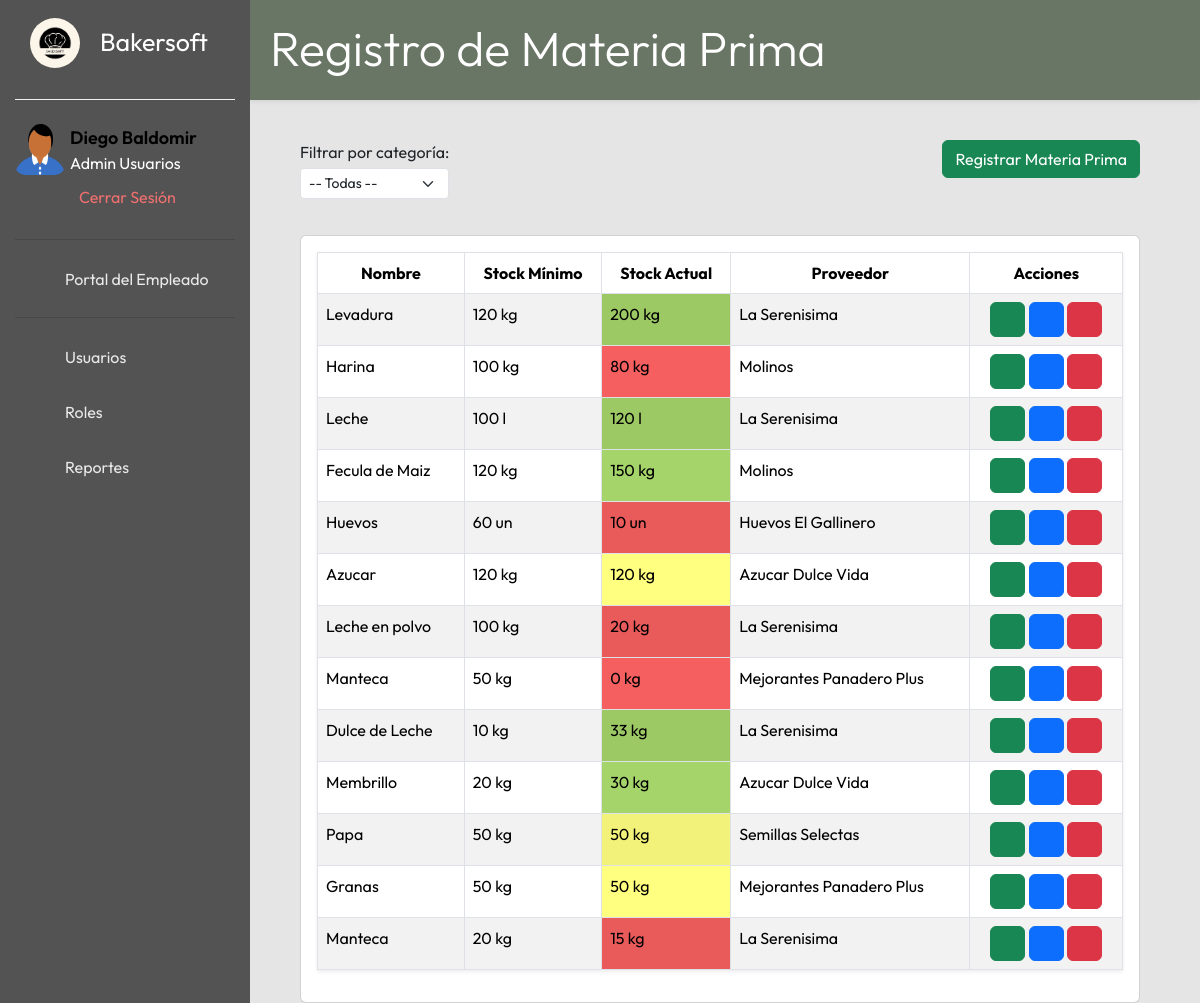
Before: /materiaprima/vista/index.php (signed in) with the older database file.
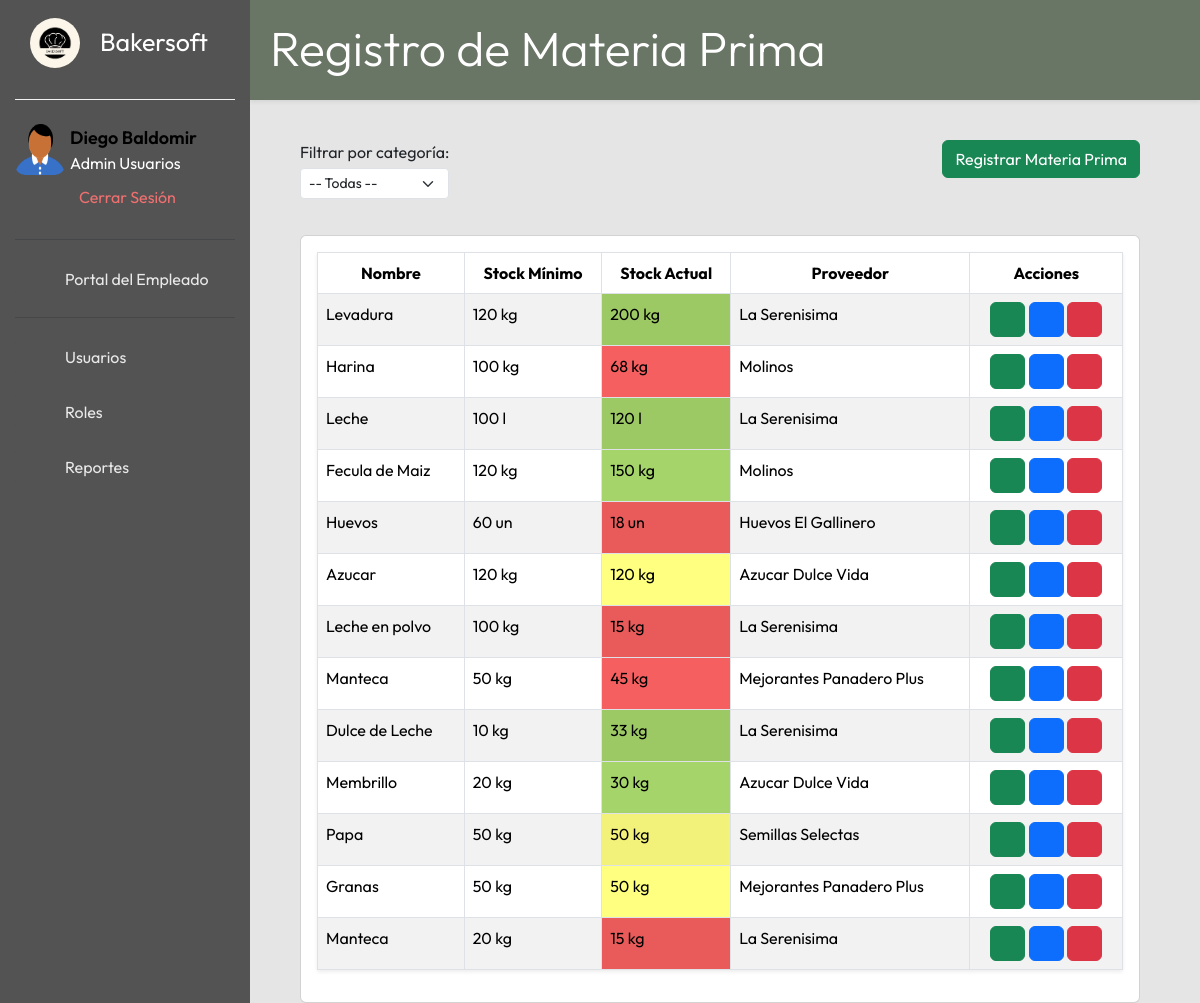
After: the same page with the newer database file.
### tables this page shows
CREATE TABLE IF NOT EXISTS `materiaprima` (
  `id` int NOT NULL AUTO_INCREMENT,
  `nombre` varchar(100) NOT NULL,
  `lote` varchar(30) NOT NULL,
  `unidad_medida` varchar(10) NOT NULL,
  `es_perecedero` tinyint(1) NOT NULL DEFAULT '0',
  `fecha_vencimiento` date DEFAULT NULL,
  `stockminimo` int NOT NULL,
  `stockactual` int NOT NULL,
  `proveedor` int DEFAULT NULL,
  `estado` varchar(10) NOT NULL,
  `categoriaMP` int NOT NULL,
  PRIMARY KEY (`id`),
  UNIQUE KEY `uq_mp_nombre_lote` (`nombre`,`lote`),
  KEY `fk_materia_proveedor` (`proveedor`),
  KEY `fk_categoriaMP` (`categoriaMP`),
  KEY `idx_mp_perecedero_vto` (`es_perecedero`,`fecha_vencimiento`)
);

CREATE TABLE IF NOT EXISTS `proveedor` (
  `id_proveedor` int NOT NULL AUTO_INCREMENT,
  `nombre` varchar(100) NOT NULL,
  `email` varchar(50) NOT NULL,
  `telefono` varchar(20) NOT NULL,
  `calle` varchar(100) NOT NULL,
  `altura` int NOT NULL,
  `provincia` int NOT NULL,
  `localidad` int NOT NULL,
  `estado` varchar(20) NOT NULL,
  PRIMARY KEY (`id_proveedor`),
  KEY `fk_proveedor_provincia` (`provincia`),
  KEY `fk_proveedor_localidad` (`localidad`)
);

### config/bd.php (called while the page is built)
<?php
class bd {
    private $host;
    private $dbname;
    private $user;
    private $password;
    function __construct(){
        $this->host = "localhost";
        $this->dbname = "bakersoft";
        $this->user = "root";
        $this->password = "";
    }
    public function conexion(){
    try{
        $PDO = new PDO("mysql:host=".$this->host.";dbname=".$this->dbname,$this->user,$this->password);
        return $PDO;
    }catch(PDOexception $ex){
        return $ex->getMessage();
    }
    }
}
?>

### materiaprima/controlador/controladorMP.php (called while the page is built, shortened)
<?php
class controladorMP{
    private $modelo;
    public function __construct(){
        require_once("../modelo/modeloMP.php");
        $this->modelo = new modeloMP();
    }
    public function mostrarTodos(){
        return ($this->modelo->listarTodos() ? $this->modelo->listarTodos() : false);
    }
    public function consultaProveedor($id_proveedor){
        $consulta = $this->modelo->traeProveedor($id_proveedor);
        return $consulta;
    }
}
?>

### materiaprima/modelo/modeloMP.php (called while the page is built, shortened)
<?php
class modeloMP {
    private $PDO;
    public function __construct(){
        require_once("../../config/bd.php");
        $con = new bd();
        $this->PDO = $con->conexion();
    }
    public function listarTodos(){
        $consulta = $this->PDO->prepare("SELECT * FROM materiaprima mp WHERE estado = :estado");
        $consulta->bindValue(":estado", "activo");
        return ($consulta->execute()) ? $consulta->fetchAll() : false;
    }
    public function traeProveedor($id){
        $consulta = $this->PDO->prepare("SELECT * FROM proveedor WHERE id_proveedor = :id");
        $consulta->bindParam(":id",$id);
        return ($consulta->execute()) ? $consulta->fetchAll() : false;
    }
}
?>

### materiaprima/vista/index.php (the view, shortened to what the changed rows need)
<?php
include_once("../../includes/head_app.php");
require_once("../controlador/controladorMP.php");
$obj = new controladorMP();
$filas = $obj->mostrarTodos();
?>
<div class="titulo-contenido shadow-sm">
    <h1 class="display-5">Registro de Materia Prima</h1>
</div>
<div class="contenido-principal">
    <div class="contenido">
        <div class="card">
            <div class="card-body">
                <div class="tabla-empleados">
                    <table id="MP-lista" class="shadow-sm table table-striped table-hover table-bordered">
                        <thead class="thead-dark">
                            <tr class="text-center">
                                <th scope="col">Nombre</th>
                                <th scope="col">Stock Mínimo</th>
                                <th scope="col">Stock Actual</th>
                                <th scope="col">Proveedor</th>
                                <th scope="col">Acciones</th>
                            </tr>
                        </thead>
                        <tbody>
                            <?php if ($filas): ?>
                                <?php foreach ($filas as $regmp) { ?>
                                    <tr>
                                        <td><?php echo $regmp['nombre']; ?></td>
                                        <td><?php echo $regmp['stockminimo'] . ' ' . $regmp['unidad_medida']; ?></td>
                                        <td style="background-color: <?php if ($regmp['stockactual'] < $regmp['stockminimo']) {
                                                                            echo "#f55f5f";
                                                                        } else if ($regmp['stockactual'] == $regmp['stockminimo']) {
                                                                            echo "#ffff80";
                                                                        } else {
                                                                            echo "#a5d46a";
                                                                        }
                                                                        ?>"><?php echo $regmp['stockactual'] . ' ' . $regmp['unidad_medida']; ?></td>
                                        <td><?php $prove = $obj->consultaProveedor($regmp['proveedor']);
                                            echo $prove[0]['nombre'];
                                            ?></td>
                                        <td style="display:none"><?php echo $regmp['categoriaMP']; ?>
                                        <td class="text-center">
                                            <button class="btn btn-success verMPbtn" title="Consultar Materia Prima">
                                            </button>
                                            <button class="btn btn-primary editbtn" title="Editar Materia Prima">
                                            </button>
                                            <button class="btn btn-danger deletebtn" title="Eliminar Materia Prima">
                                            </button>
                                        </td>
                                    <?php }  ?>
                                <?php else: ?>
                                    <tr>
                                        <td colspan="5" class="text-center">No existen registros para mostrar</td>
                                    </tr>
                                <?php endif; ?>
                        </tbody>
                    </table>
                </div>
            </div>
        </div>
    </div>

Changed rows visible on the page:
changed materiaprima "Harina": stockactual "80" → "68"
changed materiaprima "Huevos": stockactual "10" → "18"
changed materiaprima "Leche en polvo": stockactual "20" → "15"
changed materiaprima (number 8 of 13 on the later page): stockactual "0" → "45"
